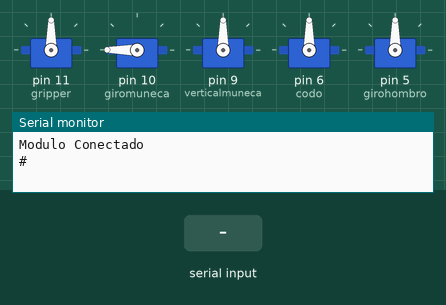
Recording of a sketch running on a simulated Arduino Uno, built with avr-gcc and run on an emulated ATmega328P. On the bench: 5 × servo, the last lines printed to the serial monitor. The inputs (shaded band) are chosen by the test bench.

Above: at 1.2 s.
1.3 s: "1" received over Serial
At 1.76 s:
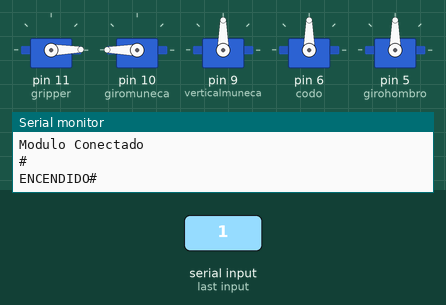
At 17.1 s:
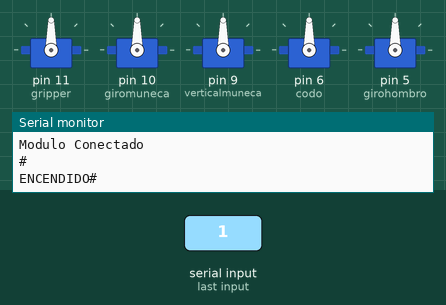
Timing chart, 0 to 18.6 s (numbered marks = the images above; inputs shaded):
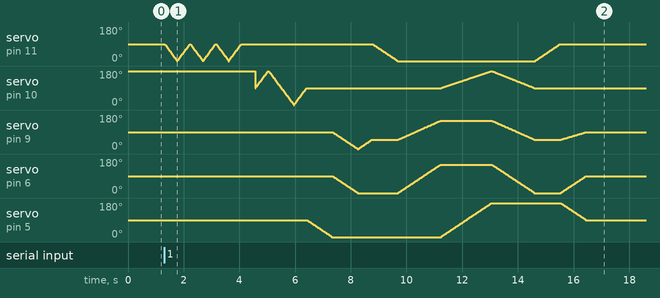

The sketch:

SecuenciaBrazoBluetooth.ino
```cpp
#include<Servo.h>
Servo gripper;
Servo giromuneca;
Servo verticalmuneca;
Servo codo;
Servo girohombro;
int pos = 90;
int a = 90;
void setup()
{
  gripper.attach(11);
  gripper.write(90);
  giromuneca.attach(10);
  giromuneca.write(180);
  verticalmuneca.attach(9);
  verticalmuneca.write(90);
  codo.attach(6);
  codo.write(90);
  girohombro.attach(5);
  girohombro.write(90);
  Serial.begin(9600);
  Serial.println("Modulo Conectado");
  Serial.println("#");
}
void loop(){
  //prender con app
  if(Serial.available()){
     char VarChar;
     VarChar = Serial.read();

     if(VarChar=='1'){
        Serial.print("ENCENDIDO");
        Serial.print("#");
        for(pos = 90; pos >=0; pos--){
           gripper.write(pos);
           delay(5);
        }
        for(pos = 0; pos <= 90; pos++){
           gripper.write(pos);
           delay(5);
        }
        for(pos = 90; pos >=0; pos--){
           gripper.write(pos);
           delay(5);
        }
        for(pos = 0; pos <= 90; pos++){
           gripper.write(pos);
           delay(5);
        }
        for(pos = 90; pos >= 0; pos--){
           gripper.write(pos);
           delay(5);
        }
        for(pos = 0; pos <= 90; pos++){
           gripper.write(pos);
           delay(5);
        }
//**************************************************************endGripper
        delay(500);
        //ahora corregimos el siguiente movimiento
        for(pos = 90; pos <= 180; pos++){
           giromuneca.write(pos);
           delay(5);
        }
        for(pos= 180; pos >=0; pos--){
           giromuneca.write(pos);
           delay(5);
        }
        for(pos= 0; pos <=90; pos++){
           giromuneca.write(pos);
           delay(5);
        }
//**************************************************************endMuñeca
        for(pos= 90; pos >=0 ; pos--){
           girohombro.write(pos);
           delay(10);
        }
//**************************************************************endHombro
        for(pos=90; pos >=0; pos--){
           codo.write(pos);
           verticalmuneca.write(pos);
           delay(10);
        }
        for(pos= 0; pos<= 50; pos++){
           verticalmuneca.write(pos);
           delay(10);
        }
        for(pos= 90; pos>=0; pos--){
           gripper.write(pos);
           delay(10);
        }
         for(pos= 0; pos <=150; pos++){
           codo.write(pos);
           verticalmuneca.write(50+(2*pos)/3);
           delay(10);
        }
        for(pos= 0; pos<=180; pos++){
           girohombro.write(pos);
           giromuneca.write(90+pos/2);
           delay(10);
        }
        for(pos=150; pos>=0; pos--){
         codo.write(pos);
         verticalmuneca.write(50+(2*pos/3));
         giromuneca.write(90+3*pos/5);
         delay(10);
         }
        for(pos= 0; pos<=90; pos++){
         gripper.write(pos);
         delay(10);
        }
        for(pos= 0; pos<=90; pos++){
         codo.write(pos);
         verticalmuneca.write(50+4*pos/9);
         girohombro.write(180-pos);
         delay(10);
        }

        delay(6000);

     }//if VarChar ==1
     if(VarChar =='0'){
      Serial.print("APAGADO#");
     }
  }//if serial.avaible
}
```
